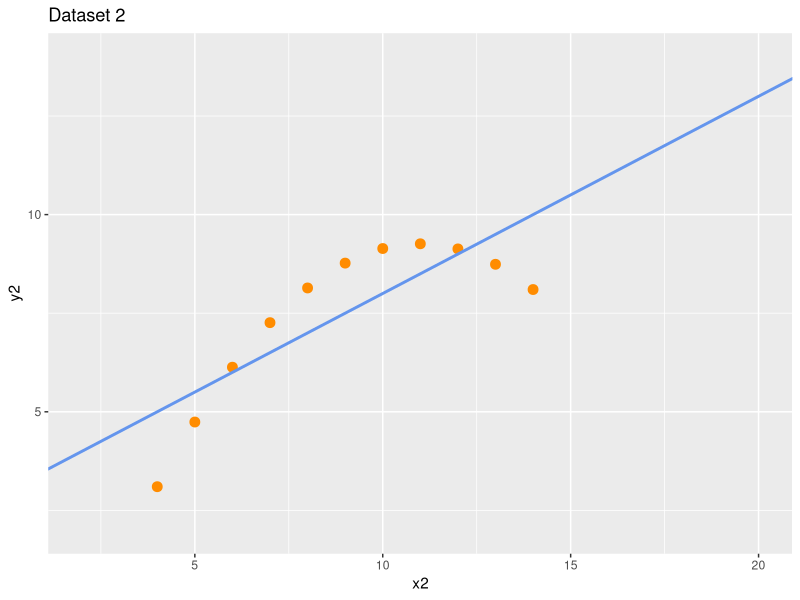
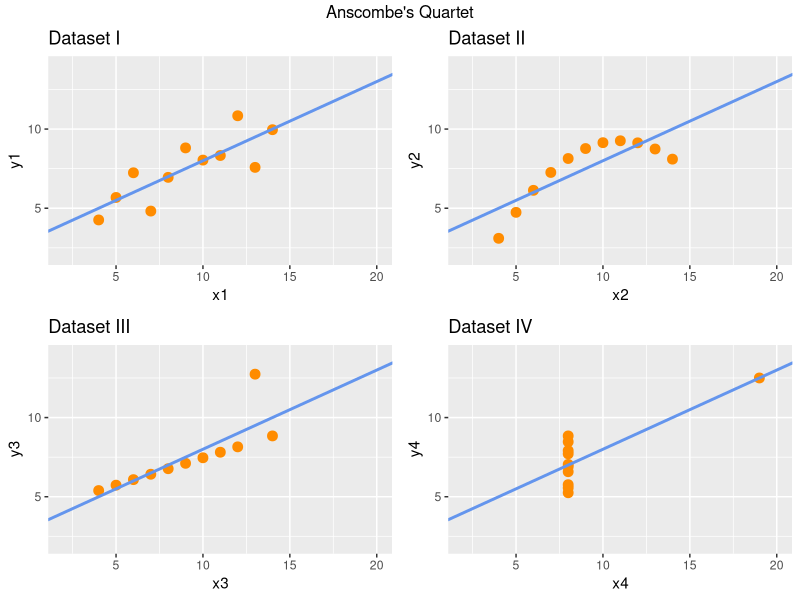
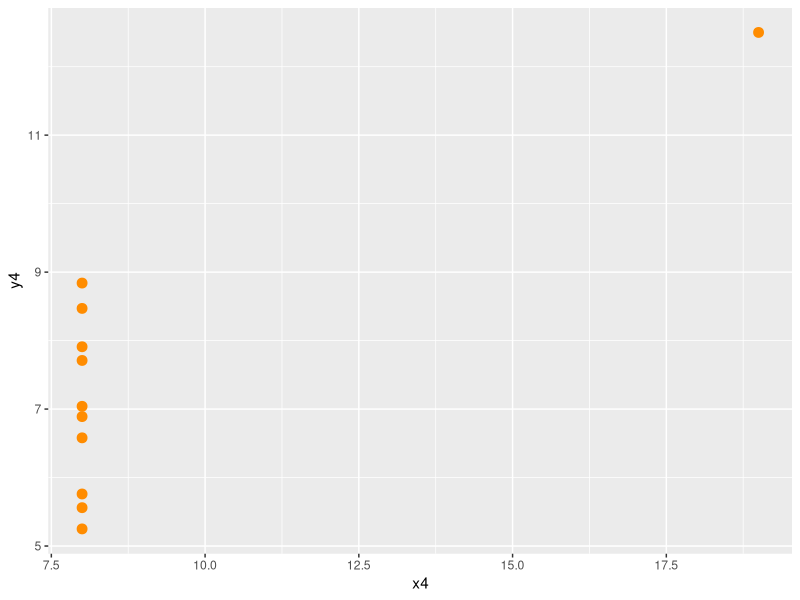
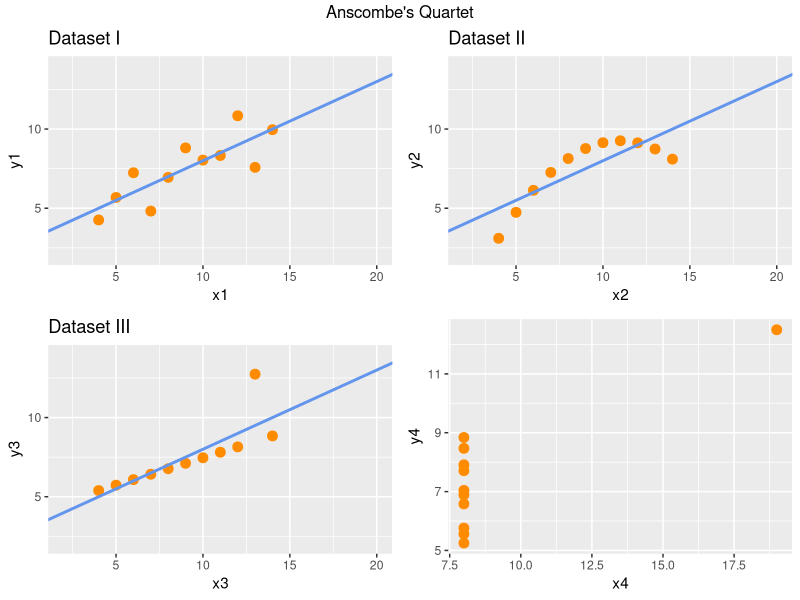
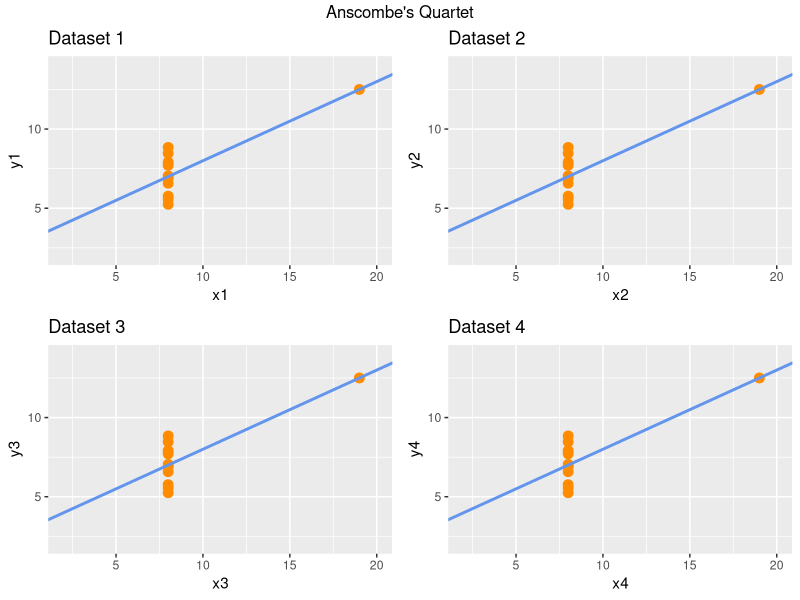

Reproduce these figures in R, in order.
# Anscombe's Quartet  -> 후에 공부
head(anscombe)

# 평균
apply(anscombe, 2, mean)
# 분산
apply(anscombe, 2, var)

# 상관관계
cor(anscombe$x1, anscombe$y1)
cor(anscombe$x2, anscombe$y2)
cor(anscombe$x3, anscombe$y3)
cor(anscombe$x4, anscombe$y4)

for(i in 1:4) {
   ans_cor <- cor(anscombe[,i], anscombe[, i+4])
   print(ans_cor)
}

# 요약
summary(anscombe)

# 그래프 그리기
library(ggplot2)

ggplot(anscombe) +
   geom_point(aes(x2, y2), color='darkorange', size=3) +
   scale_x_continuous(breaks=seq(2, 20, 2)) +
   scale_y_continuous(breaks= seq(2, 14, 2))+
   xlim(2, 20)+
   ylim(2, 14)+
   geom_abline(slope=0.5, intercept=3,
               color='cornflowerblue', size=1) +
   labs(title='Dataset 2')

par(mfrow=c(2,2))

p1 <- ggplot(anscombe) +
   geom_point(aes(x1, y1), color= 'darkorange', size=3) +
   scale_x_continuous(breaks=seq(2, 20, 2)) +
   scale_y_continuous(breaks= seq(2, 14, 2)) +
   xlim(2, 20)+
   ylim(2, 14)+
   geom_abline(intercept=3, slope=0.5, 
               color='cornflowerblue', size=1) +
   labs(title='Dataset I')

p2 <- ggplot(anscombe) +
   geom_point(aes(x2, y2), color= 'darkorange', size=3) +
   scale_x_continuous(breaks=seq(2, 20, 2)) +
   scale_y_continuous(breaks= seq(2, 14, 2)) +
   xlim(2, 20)+
   ylim(2, 14)+
   geom_abline(intercept=3, slope=0.5, 
               color='cornflowerblue', size=1) +
   labs(title='Dataset II')

p3 <- ggplot(anscombe) +
   geom_point(aes(x3, y3), color= 'darkorange', size=3) +
   scale_x_continuous(breaks=seq(2, 20, 2)) +
   scale_y_continuous(breaks= seq(2, 14, 2)) +
   xlim(2, 20)+
   ylim(2, 14)+
   geom_abline(intercept=3, slope=0.5, 
               color='cornflowerblue', size=1) +
   labs(title='Dataset III')

p4 <- ggplot(anscombe) +
   geom_point(aes(x4, y4), color= 'darkorange', size=3) +
   scale_x_continuous(breaks=seq(2, 20, 2)) +
   scale_y_continuous(breaks= seq(2, 14, 2)) +
   xlim(2, 20)+
   ylim(2, 14)+
   geom_abline(intercept=3, slope=0.5, 
               color='cornflowerblue', size=1) +
   labs(title='Dataset IV')

library(gridExtra)
grid.arrange(p1,p2,p3,p4, ncol=2, top="Anscombe's Quartet")

figures <- list()
figures <- append(figures, p1)
figures <- append(figures, p2)
figures <- append(figures, p3)
figures <- append(figures, p4)
figures

##########################
# Source Refactoring
x <- ggplot(anscombe) +
   geom_point(aes(x4, y4), color= 'darkorange', size=3)
x
assign(paste('m', 4, sep='.'),x)
grid.arrange(p1,p2,p3,m.4, ncol=2, top="Anscombe's Quartet")

library(dplyr)
for(i in 1:4){
   

   x <- ggplot(anscombe) +
      geom_point(aes(anscombe[,i], anscombe[,i+4]),
                 color= 'darkorange', size=3) +
      scale_x_continuous(breaks=seq(2, 20, 2)) +
      scale_y_continuous(breaks= seq(2, 14, 2)) +
      xlim(2, 20)+
      ylim(2, 14)+
      geom_abline(intercept=3, slope=0.5, 
                  color='cornflowerblue', size=1) +
      labs(title=paste0('Dataset ',i), x=paste0('x',i), y=paste0('y', i))
   assign(paste('m', i, sep='.'),x)
}
grid.arrange(m.1,m.2,m.3,m.4, ncol=2, top="Anscombe's Quartet")